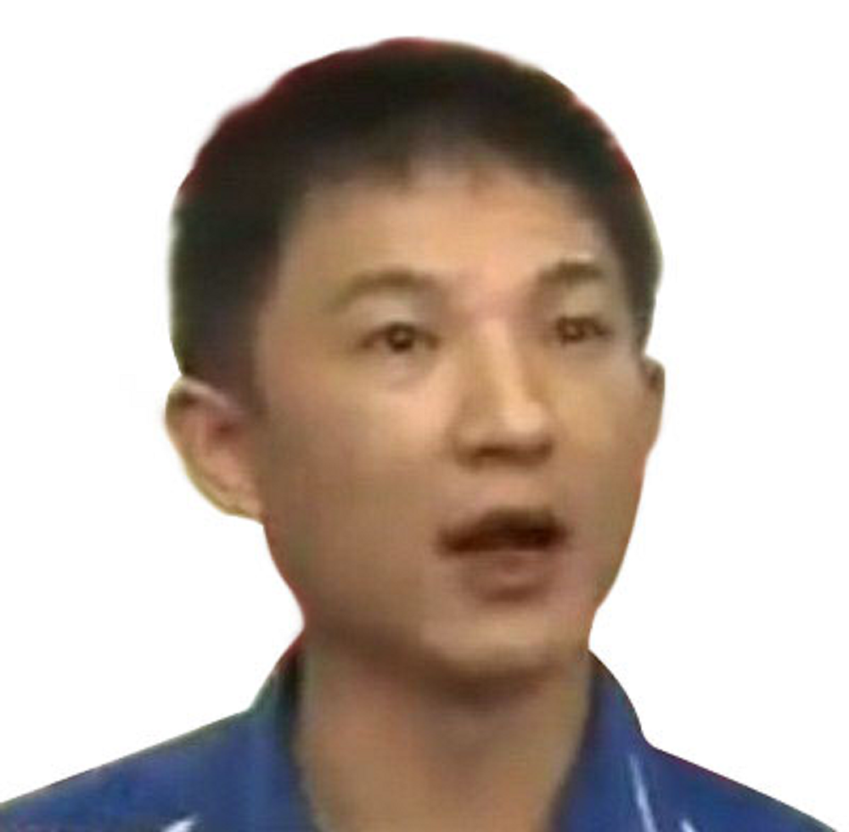
#> input picture final_version/image/ahwei.png, 849 x 832 px, shrunk from 1000 x 980 before the run, found by its file name; its folder holds only this picture in this run
$ python edge.py image/ahwei.png 5 5
#> lines starting #> are read from the running program, lines starting #| are printed output that depends on the picture; after the words box and inside, x2 and y2 are one past the last pixel; in counts of white or black regions, pixels touching at a corner belong together
import numpy as np
import cv2
import csv
import sys

# open image
filename = str(sys.argv[1])
img = cv2.imread("image/"+filename)
#> img is the input picture: shape (832, 849, 3); mean B, G, R 168.6, 177.4, 190.3

# gray
gray_img = cv2.cvtColor(img, cv2.COLOR_BGR2GRAY)
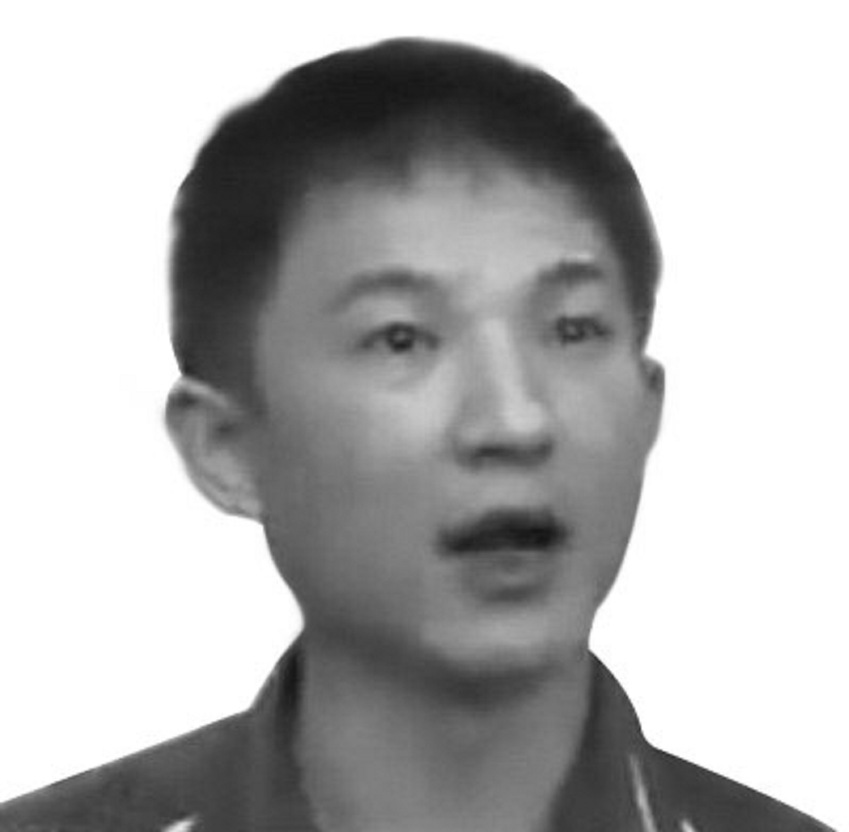
#> gray_img: shape (832, 849); min 19, max 255, mean 180.3

# blur
blur_img = cv2.GaussianBlur(gray_img, (11, 11), 0)

# Edge detection
edges = cv2.Canny(blur_img, int(sys.argv[2]), int(sys.argv[3])) #40~90
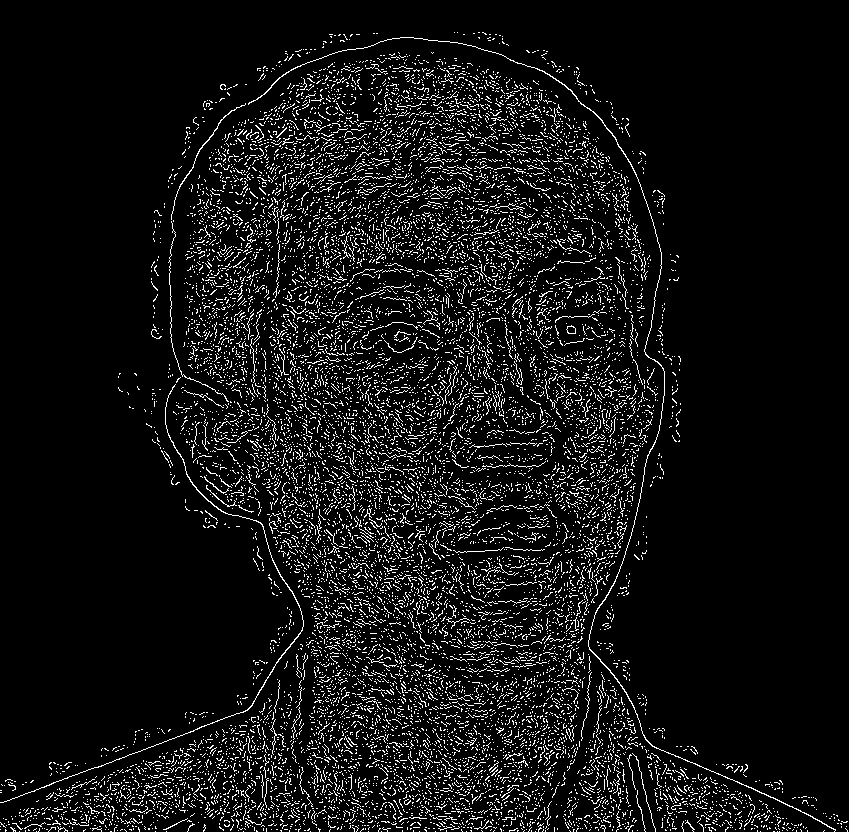
#> edges: shape (832, 849); 7.5% white in thin lines or dots

# thicken the edges
kernel = cv2.getStructuringElement(cv2.MORPH_RECT, (3,3))
edges = cv2.dilate(edges, kernel, iterations=1)
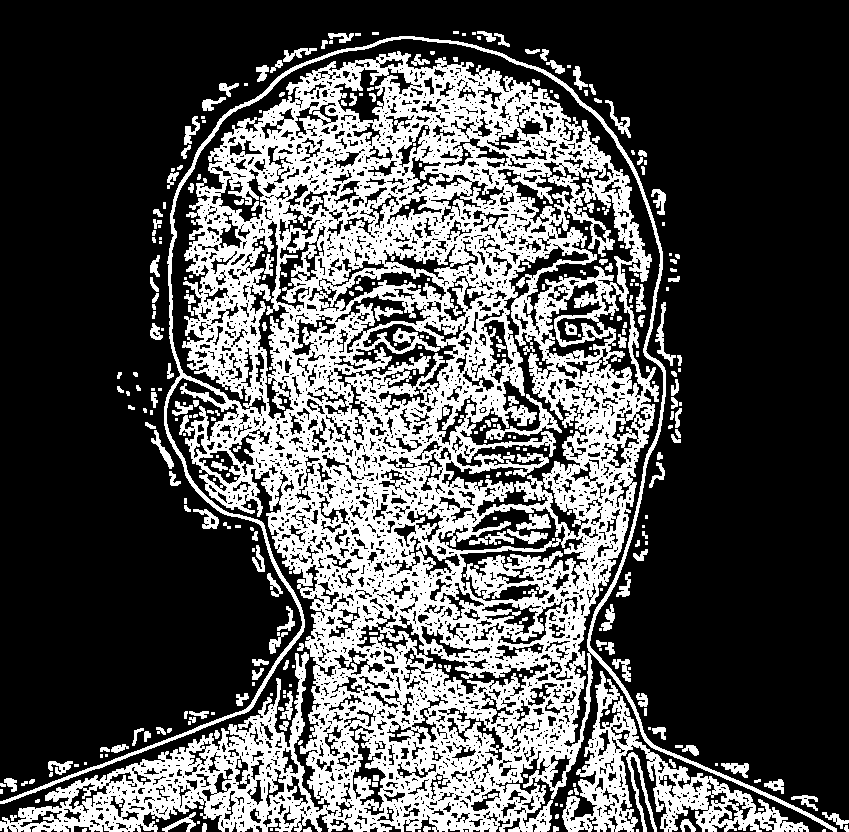
#> edges: shape (832, 849); 32.2% white; 366 white regions (183 under 20 px), largest, box (x1, y1, x2, y2) and area: (0, 36, 837, 832) 201755, (562, 671, 809, 832) 9535, (486, 394, 562, 440) 664


# write img
cv2.imwrite("image/out_"+filename, edges)

# csv name
new_file_name = filename[:-4]
print(new_file_name)

# transfer coordinates to csv
indices = np.where(edges != [0])
#> indices = 227530 positions, rows 31 to 831, columns 0 to 848

# shuffle the order of coordinate
lst = list(range(len(indices[0])))
#> lst = 227530 items
np.random.shuffle(lst)

# open input csv
file = open('csv/'+new_file_name+'.csv', 'w')
writer = csv.writer(file)

# img setting into csv
h, w = edges.shape
#> h = 832; w = 849
width_height = [int(w),int(h)]
#> width_height = [849, 832]
data = width_height
#> data = [849, 832]
writer.writerow(data)
for i in lst:
    data = [indices[0][i], indices[1][i]]
    writer.writerow(data)
#> this loop made 227530 passes
#> (i, data) on passes 1 to 3: (105918, [430, 334]), (61508, [283, 383]), (9826, [103, 584])
file.close()
